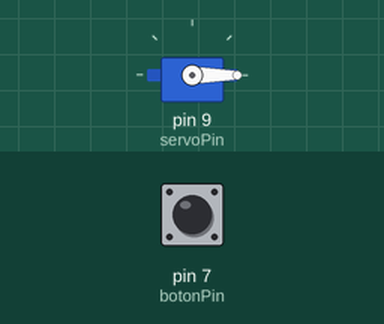
The sketch below on a simulated Arduino Uno, built with avr-gcc and run on an emulated ATmega328P. On the bench: servo. The test bench sets the inputs (shaded band); at power-on: pin 7 (botonPin) LOW.

Above: at 1.2 s.
1.3 s: pin 7 (botonPin) pulled HIGH for 0.15 s
At 1.38 s:
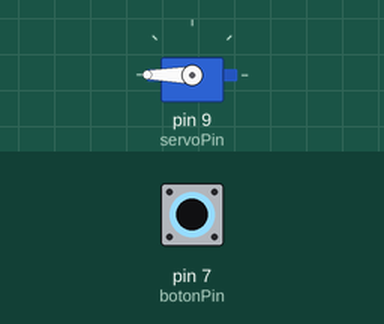
2.9 s: pin 7 (botonPin) pulled HIGH for 3.2 s
At 6.7 s:
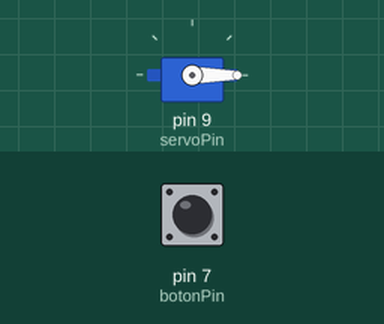
Timing chart, 0 to 8.2 s (numbered marks = the images above; inputs shaded):
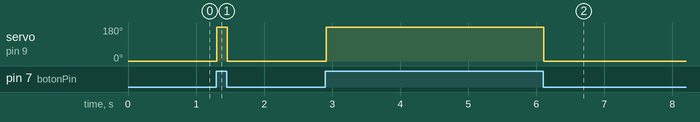

The sketch:

ejer6.ino
```cpp
// Librería para trabajar con servomotores
#include <Servo.h>

// Declaración de pines
const int servoPin = 9; // Señal del servomotor
const int botonPin = 7; // Pulsador

int estadoBoton =0;
Servo miServo;

void setup()
{
  pinMode(botonPin, INPUT); //  Pin del botón como entrada
  miServo.attach(servoPin); // Vincular servo al pin físico
  miServo.write(0); //Posición a 0 grados
}

void loop()
{
  // Leer estado del botón
  estadoBoton = digitalRead(botonPin);

  // Control del motor
  if(estadoBoton == HIGH){ //Si el botón está pulsado
    miServo.write(180); // Girar el motor 90 grados
  }else{ // Si el botón no está pulsado
  	miServo.write(0); // No girar
  }

  // Pausa
  delay(15);
}
```

Measured:
- after the input at 1.3 s, servo on pin 9 (servoPin): 0° → 180° at once, → 0° 0.15 s later
- after the input at 2.9 s, servo on pin 9 (servoPin): 0° → 180° at once, → 0° 3.2 s later
